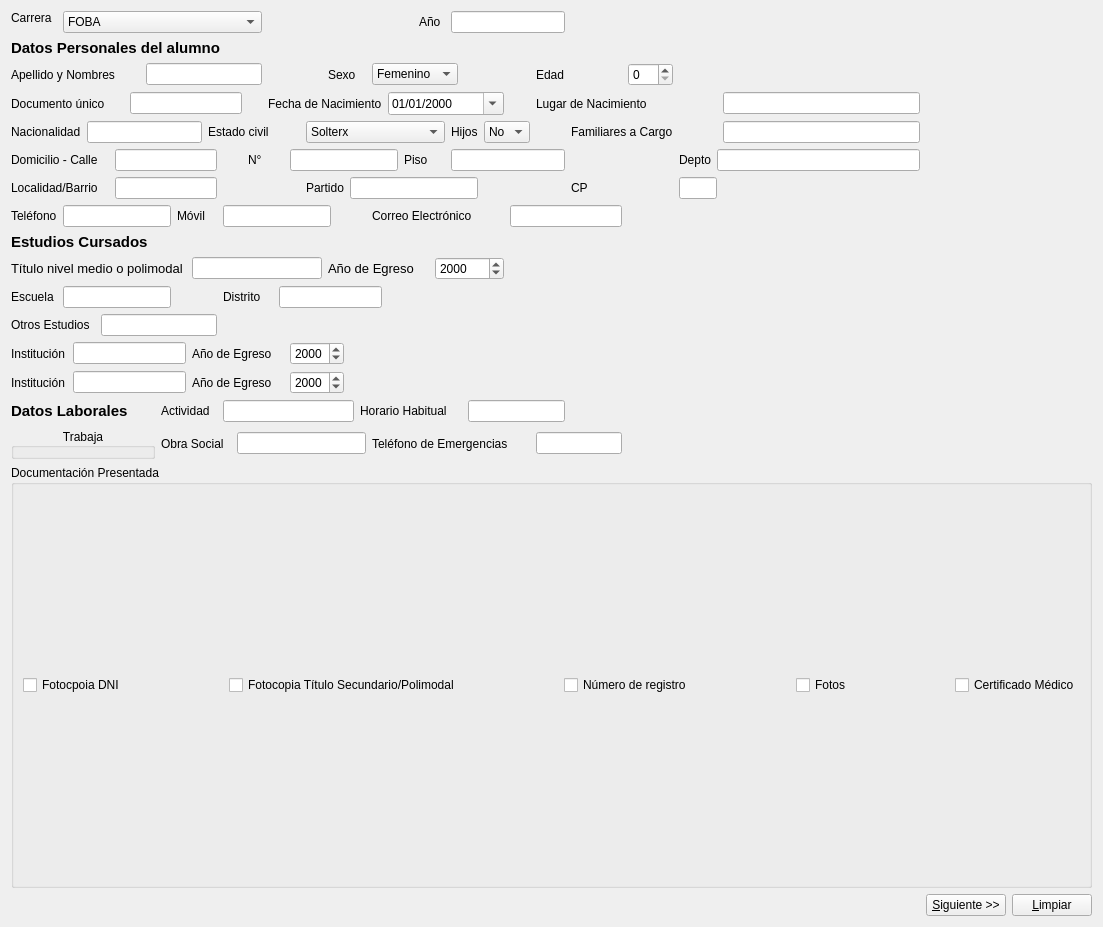
<?xml version="1.0" encoding="UTF-8"?>
<ui version="4.0">
 <class>Form</class>
 <widget class="QWidget" name="Form">
  <property name="geometry">
   <rect>
    <x>0</x>
    <y>0</y>
    <width>1103</width>
    <height>927</height>
   </rect>
  </property>
  <property name="sizePolicy">
   <sizepolicy hsizetype="Expanding" vsizetype="Expanding">
    <horstretch>0</horstretch>
    <verstretch>0</verstretch>
   </sizepolicy>
  </property>
  <property name="baseSize">
   <size>
    <width>1000</width>
    <height>800</height>
   </size>
  </property>
  <property name="windowTitle">
   <string>Form</string>
  </property>
  <layout class="QGridLayout" name="gridLayout">
   <item row="16" column="8" colspan="5">
    <widget class="QLabel" name="label_36">
     <property name="enabled">
      <bool>true</bool>
     </property>
     <property name="text">
      <string>Obra Social</string>
     </property>
     <property name="buddy">
      <cstring>lnOS</cstring>
     </property>
    </widget>
   </item>
   <item row="16" column="13" colspan="9">
    <widget class="QLineEdit" name="lnOS">
     <property name="enabled">
      <bool>true</bool>
     </property>
    </widget>
   </item>
   <item row="16" column="22" colspan="9">
    <widget class="QLabel" name="label_37">
     <property name="enabled">
      <bool>true</bool>
     </property>
     <property name="text">
      <string>Teléfono de Emergencias</string>
     </property>
     <property name="buddy">
      <cstring>lnTelEmer</cstring>
     </property>
    </widget>
   </item>
   <item row="16" column="31" colspan="2">
    <widget class="QLineEdit" name="lnTelEmer">
     <property name="enabled">
      <bool>true</bool>
     </property>
     <property name="sizePolicy">
      <sizepolicy hsizetype="Preferred" vsizetype="Fixed">
       <horstretch>0</horstretch>
       <verstretch>0</verstretch>
      </sizepolicy>
     </property>
    </widget>
   </item>
   <item row="15" column="8" colspan="4">
    <widget class="QLabel" name="label_23">
     <property name="enabled">
      <bool>true</bool>
     </property>
     <property name="text">
      <string>Actividad</string>
     </property>
     <property name="buddy">
      <cstring>lnAct</cstring>
     </property>
    </widget>
   </item>
   <item row="17" column="0" colspan="39">
    <widget class="QGroupBox" name="gBDocs">
     <property name="title">
      <string>Documentación Presentada</string>
     </property>
     <layout class="QGridLayout" name="gridLayout_2">
      <item row="0" column="0">
       <widget class="QCheckBox" name="cBDni">
        <property name="text">
         <string>Fotocpoia DNI</string>
        </property>
       </widget>
      </item>
      <item row="0" column="1">
       <spacer name="horizontalSpacer_11">
        <property name="orientation">
         <enum>Qt::Horizontal</enum>
        </property>
        <property name="sizeHint" stdset="0">
         <size>
          <width>99</width>
          <height>20</height>
         </size>
        </property>
       </spacer>
      </item>
      <item row="0" column="2">
       <widget class="QCheckBox" name="cBTit">
        <property name="text">
         <string>Fotocopia Título Secundario/Polimodal</string>
        </property>
       </widget>
      </item>
      <item row="0" column="3">
       <spacer name="horizontalSpacer_12">
        <property name="orientation">
         <enum>Qt::Horizontal</enum>
        </property>
        <property name="sizeHint" stdset="0">
         <size>
          <width>99</width>
          <height>20</height>
         </size>
        </property>
       </spacer>
      </item>
      <item row="0" column="4">
       <widget class="QCheckBox" name="cBReg">
        <property name="text">
         <string>Número de registro</string>
        </property>
       </widget>
      </item>
      <item row="0" column="5">
       <spacer name="horizontalSpacer_13">
        <property name="orientation">
         <enum>Qt::Horizontal</enum>
        </property>
        <property name="sizeHint" stdset="0">
         <size>
          <width>99</width>
          <height>20</height>
         </size>
        </property>
       </spacer>
      </item>
      <item row="0" column="6">
       <widget class="QCheckBox" name="cBFoto">
        <property name="sizePolicy">
         <sizepolicy hsizetype="Maximum" vsizetype="Expanding">
          <horstretch>0</horstretch>
          <verstretch>0</verstretch>
         </sizepolicy>
        </property>
        <property name="text">
         <string>Fotos</string>
        </property>
       </widget>
      </item>
      <item row="0" column="7">
       <spacer name="horizontalSpacer_14">
        <property name="orientation">
         <enum>Qt::Horizontal</enum>
        </property>
        <property name="sizeHint" stdset="0">
         <size>
          <width>99</width>
          <height>20</height>
         </size>
        </property>
       </spacer>
      </item>
      <item row="0" column="8">
       <widget class="QCheckBox" name="cBCert">
        <property name="text">
         <string>Certificado Médico</string>
        </property>
       </widget>
      </item>
     </layout>
    </widget>
   </item>
   <item row="18" column="37">
    <widget class="QPushButton" name="BtnOk">
     <property name="text">
      <string>&amp;Siguiente &gt;&gt;</string>
     </property>
    </widget>
   </item>
   <item row="18" column="38">
    <widget class="QPushButton" name="BtnCancel">
     <property name="text">
      <string>&amp;Limpiar</string>
     </property>
    </widget>
   </item>
   <item row="0" column="0">
    <widget class="QLabel" name="label">
     <property name="text">
      <string>Carrera</string>
     </property>
     <property name="buddy">
      <cstring>cBCarrera</cstring>
     </property>
    </widget>
   </item>
   <item row="7" column="18" colspan="2">
    <widget class="QLabel" name="label_18">
     <property name="text">
      <string>Partido</string>
     </property>
     <property name="buddy">
      <cstring>lnPartido</cstring>
     </property>
    </widget>
   </item>
   <item row="7" column="20" colspan="9">
    <widget class="QLineEdit" name="lnPartido"/>
   </item>
   <item row="7" column="29" colspan="3">
    <spacer name="horizontalSpacer_9">
     <property name="orientation">
      <enum>Qt::Horizontal</enum>
     </property>
     <property name="sizeType">
      <enum>QSizePolicy::Preferred</enum>
     </property>
     <property name="sizeHint" stdset="0">
      <size>
       <width>86</width>
       <height>13</height>
      </size>
     </property>
    </spacer>
   </item>
   <item row="7" column="32">
    <widget class="QLabel" name="label_19">
     <property name="text">
      <string>CP</string>
     </property>
     <property name="buddy">
      <cstring>lnCP</cstring>
     </property>
    </widget>
   </item>
   <item row="14" column="2" colspan="8">
    <widget class="QLineEdit" name="lnInsti2"/>
   </item>
   <item row="14" column="10" colspan="7">
    <widget class="QLabel" name="label_32">
     <property name="text">
      <string>Año de Egreso</string>
     </property>
    </widget>
   </item>
   <item row="14" column="17" colspan="3">
    <widget class="QDateEdit" name="dEEgr_3">
     <property name="currentSection">
      <enum>QDateTimeEdit::YearSection</enum>
     </property>
     <property name="displayFormat">
      <string>yyyy</string>
     </property>
     <property name="calendarPopup">
      <bool>false</bool>
     </property>
    </widget>
   </item>
   <item row="15" column="0" colspan="7">
    <widget class="QLabel" name="label_34">
     <property name="text">
      <string>&lt;html&gt;&lt;head/&gt;&lt;body&gt;&lt;p&gt;&lt;span style=&quot; font-size:11pt; font-weight:600;&quot;&gt;Datos Laborales&lt;/span&gt;&lt;/p&gt;&lt;/body&gt;&lt;/html&gt;</string>
     </property>
    </widget>
   </item>
   <item row="5" column="27" colspan="2">
    <widget class="QLabel" name="label_11">
     <property name="text">
      <string>Hijos</string>
     </property>
     <property name="buddy">
      <cstring>cBHijos</cstring>
     </property>
    </widget>
   </item>
   <item row="5" column="29" colspan="2">
    <widget class="QComboBox" name="cBHijos">
     <item>
      <property name="text">
       <string>No</string>
      </property>
     </item>
     <item>
      <property name="text">
       <string>1</string>
      </property>
     </item>
     <item>
      <property name="text">
       <string>2</string>
      </property>
     </item>
     <item>
      <property name="text">
       <string>3</string>
      </property>
     </item>
     <item>
      <property name="text">
       <string>4</string>
      </property>
     </item>
     <item>
      <property name="text">
       <string>5</string>
      </property>
     </item>
     <item>
      <property name="text">
       <string>6</string>
      </property>
     </item>
     <item>
      <property name="text">
       <string>7</string>
      </property>
     </item>
     <item>
      <property name="text">
       <string>8</string>
      </property>
     </item>
     <item>
      <property name="text">
       <string>9</string>
      </property>
     </item>
     <item>
      <property name="text">
       <string>10</string>
      </property>
     </item>
    </widget>
   </item>
   <item row="5" column="32" colspan="2">
    <widget class="QLabel" name="label_12">
     <property name="text">
      <string>Familiares a Cargo</string>
     </property>
     <property name="buddy">
      <cstring>lnFamiliar</cstring>
     </property>
    </widget>
   </item>
   <item row="5" column="36">
    <widget class="QLineEdit" name="lnFamiliar"/>
   </item>
   <item row="6" column="5" colspan="7">
    <widget class="QLineEdit" name="lnCalle"/>
   </item>
   <item row="4" column="0" colspan="5">
    <widget class="QLabel" name="label_7">
     <property name="text">
      <string>Documento único</string>
     </property>
     <property name="buddy">
      <cstring>lnDni</cstring>
     </property>
    </widget>
   </item>
   <item row="4" column="6" colspan="8">
    <widget class="QLineEdit" name="lnDni">
     <property name="sizePolicy">
      <sizepolicy hsizetype="Preferred" vsizetype="Fixed">
       <horstretch>0</horstretch>
       <verstretch>0</verstretch>
      </sizepolicy>
     </property>
    </widget>
   </item>
   <item row="6" column="0" colspan="5">
    <widget class="QLabel" name="label_13">
     <property name="text">
      <string>Domicilio - Calle</string>
     </property>
     <property name="buddy">
      <cstring>lnCalle</cstring>
     </property>
    </widget>
   </item>
   <item row="13" column="10" colspan="7">
    <widget class="QLabel" name="label_31">
     <property name="text">
      <string>Año de Egreso</string>
     </property>
    </widget>
   </item>
   <item row="13" column="17" colspan="3">
    <widget class="QDateEdit" name="dEEgr_2">
     <property name="currentSection">
      <enum>QDateTimeEdit::YearSection</enum>
     </property>
     <property name="displayFormat">
      <string>yyyy</string>
     </property>
     <property name="calendarPopup">
      <bool>false</bool>
     </property>
    </widget>
   </item>
   <item row="14" column="0" colspan="2">
    <widget class="QLabel" name="label_30">
     <property name="text">
      <string>Institución</string>
     </property>
     <property name="buddy">
      <cstring>lnInsti2</cstring>
     </property>
    </widget>
   </item>
   <item row="0" column="1" rowspan="2" colspan="14">
    <widget class="QComboBox" name="cBCarrera">
     <property name="sizePolicy">
      <sizepolicy hsizetype="Expanding" vsizetype="Fixed">
       <horstretch>0</horstretch>
       <verstretch>0</verstretch>
      </sizepolicy>
     </property>
     <item>
      <property name="text">
       <string>FOBA</string>
      </property>
     </item>
     <item>
      <property name="text">
       <string>Tecnicatura</string>
      </property>
     </item>
     <item>
      <property name="text">
       <string>Profesorado de Artes Plásticas</string>
      </property>
     </item>
     <item>
      <property name="text">
       <string>Cursos Extraprogramáticos</string>
      </property>
     </item>
    </widget>
   </item>
   <item row="11" column="0">
    <widget class="QLabel" name="label_27">
     <property name="text">
      <string>Escuela</string>
     </property>
     <property name="buddy">
      <cstring>lnEscuela</cstring>
     </property>
    </widget>
   </item>
   <item row="11" column="1" colspan="8">
    <widget class="QLineEdit" name="lnEscuela">
     <property name="sizePolicy">
      <sizepolicy hsizetype="Expanding" vsizetype="Fixed">
       <horstretch>0</horstretch>
       <verstretch>0</verstretch>
      </sizepolicy>
     </property>
    </widget>
   </item>
   <item row="11" column="9" colspan="3">
    <spacer name="horizontalSpacer_10">
     <property name="orientation">
      <enum>Qt::Horizontal</enum>
     </property>
     <property name="sizeType">
      <enum>QSizePolicy::Preferred</enum>
     </property>
     <property name="sizeHint" stdset="0">
      <size>
       <width>42</width>
       <height>20</height>
      </size>
     </property>
    </spacer>
   </item>
   <item row="11" column="12" colspan="4">
    <widget class="QLabel" name="label_25">
     <property name="text">
      <string>Distrito</string>
     </property>
     <property name="buddy">
      <cstring>lnDistrito</cstring>
     </property>
    </widget>
   </item>
   <item row="10" column="0" colspan="10">
    <widget class="QLabel" name="label_24">
     <property name="text">
      <string>&lt;html&gt;&lt;head/&gt;&lt;body&gt;&lt;p&gt;&lt;span style=&quot; font-size:10pt;&quot;&gt;Título nivel medio o polimodal&lt;/span&gt;&lt;/p&gt;&lt;/body&gt;&lt;/html&gt;</string>
     </property>
     <property name="buddy">
      <cstring>lntitulo</cstring>
     </property>
    </widget>
   </item>
   <item row="10" column="10" colspan="9">
    <widget class="QLineEdit" name="lntitulo"/>
   </item>
   <item row="10" column="19" colspan="7">
    <widget class="QLabel" name="label_26">
     <property name="text">
      <string>&lt;html&gt;&lt;head/&gt;&lt;body&gt;&lt;p&gt;&lt;span style=&quot; font-size:10pt;&quot;&gt;Año de Egreso&lt;/span&gt;&lt;/p&gt;&lt;/body&gt;&lt;/html&gt;</string>
     </property>
    </widget>
   </item>
   <item row="10" column="26" colspan="4">
    <widget class="QDateEdit" name="dEEgr">
     <property name="currentSection">
      <enum>QDateTimeEdit::YearSection</enum>
     </property>
     <property name="displayFormat">
      <string>yyyy</string>
     </property>
     <property name="calendarPopup">
      <bool>false</bool>
     </property>
    </widget>
   </item>
   <item row="5" column="0" colspan="3">
    <widget class="QLabel" name="label_38">
     <property name="text">
      <string>Nacionalidad</string>
     </property>
     <property name="buddy">
      <cstring>lnNac</cstring>
     </property>
    </widget>
   </item>
   <item row="5" column="3" colspan="8">
    <widget class="QLineEdit" name="lnNac"/>
   </item>
   <item row="5" column="11" colspan="6">
    <widget class="QLabel" name="label_10">
     <property name="text">
      <string>Estado civil</string>
     </property>
     <property name="buddy">
      <cstring>cBCivil</cstring>
     </property>
    </widget>
   </item>
   <item row="5" column="18" colspan="9">
    <widget class="QComboBox" name="cBCivil">
     <item>
      <property name="text">
       <string>Solterx</string>
      </property>
     </item>
     <item>
      <property name="text">
       <string>Casadx</string>
      </property>
     </item>
     <item>
      <property name="text">
       <string>Divorciadx</string>
      </property>
     </item>
     <item>
      <property name="text">
       <string>En Convivencia</string>
      </property>
     </item>
    </widget>
   </item>
   <item row="3" column="19" colspan="3">
    <widget class="QLabel" name="label_5">
     <property name="text">
      <string>Sexo</string>
     </property>
     <property name="buddy">
      <cstring>cBSexo</cstring>
     </property>
    </widget>
   </item>
   <item row="3" column="22" colspan="6">
    <widget class="QComboBox" name="cBSexo">
     <property name="sizePolicy">
      <sizepolicy hsizetype="Maximum" vsizetype="Fixed">
       <horstretch>0</horstretch>
       <verstretch>0</verstretch>
      </sizepolicy>
     </property>
     <item>
      <property name="text">
       <string>Femenino</string>
      </property>
     </item>
     <item>
      <property name="text">
       <string>Masculino</string>
      </property>
     </item>
    </widget>
   </item>
   <item row="3" column="28" colspan="2">
    <spacer name="horizontalSpacer">
     <property name="orientation">
      <enum>Qt::Horizontal</enum>
     </property>
     <property name="sizeType">
      <enum>QSizePolicy::Preferred</enum>
     </property>
     <property name="sizeHint" stdset="0">
      <size>
       <width>34</width>
       <height>20</height>
      </size>
     </property>
    </spacer>
   </item>
   <item row="3" column="31">
    <widget class="QLabel" name="label_6">
     <property name="text">
      <string>Edad</string>
     </property>
    </widget>
   </item>
   <item row="6" column="34">
    <widget class="QLabel" name="label_16">
     <property name="text">
      <string>Depto</string>
     </property>
     <property name="buddy">
      <cstring>lnDepto</cstring>
     </property>
    </widget>
   </item>
   <item row="6" column="35" colspan="2">
    <widget class="QLineEdit" name="lnDepto">
     <property name="sizePolicy">
      <sizepolicy hsizetype="Minimum" vsizetype="Fixed">
       <horstretch>0</horstretch>
       <verstretch>0</verstretch>
      </sizepolicy>
     </property>
    </widget>
   </item>
   <item row="7" column="0" colspan="5">
    <widget class="QLabel" name="label_17">
     <property name="text">
      <string>Localidad/Barrio</string>
     </property>
     <property name="buddy">
      <cstring>lnLocal</cstring>
     </property>
    </widget>
   </item>
   <item row="15" column="12" colspan="9">
    <widget class="QLineEdit" name="lnAct">
     <property name="enabled">
      <bool>true</bool>
     </property>
    </widget>
   </item>
   <item row="3" column="7" colspan="8">
    <widget class="QLineEdit" name="lnNombre"/>
   </item>
   <item row="12" column="4" colspan="8">
    <widget class="QLineEdit" name="lnOtros"/>
   </item>
   <item row="3" column="33">
    <widget class="QSpinBox" name="sBEdad"/>
   </item>
   <item row="2" column="0" colspan="13">
    <widget class="QLabel" name="label_3">
     <property name="text">
      <string>&lt;html&gt;&lt;head/&gt;&lt;body&gt;&lt;p&gt;&lt;span style=&quot; font-size:11pt; font-weight:600;&quot;&gt;Datos Personales del alumno&lt;/span&gt;&lt;/p&gt;&lt;/body&gt;&lt;/html&gt;</string>
     </property>
    </widget>
   </item>
   <item row="7" column="34" colspan="2">
    <widget class="QLineEdit" name="lnCP">
     <property name="sizePolicy">
      <sizepolicy hsizetype="Preferred" vsizetype="Fixed">
       <horstretch>0</horstretch>
       <verstretch>0</verstretch>
      </sizepolicy>
     </property>
    </widget>
   </item>
   <item row="8" column="0">
    <widget class="QLabel" name="label_20">
     <property name="text">
      <string>Teléfono</string>
     </property>
     <property name="buddy">
      <cstring>lnTel</cstring>
     </property>
    </widget>
   </item>
   <item row="8" column="1" colspan="8">
    <widget class="QLineEdit" name="lnTel">
     <property name="sizePolicy">
      <sizepolicy hsizetype="Preferred" vsizetype="Fixed">
       <horstretch>0</horstretch>
       <verstretch>0</verstretch>
      </sizepolicy>
     </property>
    </widget>
   </item>
   <item row="8" column="9" colspan="3">
    <widget class="QLabel" name="label_21">
     <property name="text">
      <string>Móvil</string>
     </property>
     <property name="buddy">
      <cstring>lnMov</cstring>
     </property>
    </widget>
   </item>
   <item row="6" column="14">
    <widget class="QLabel" name="label_14">
     <property name="text">
      <string>N°</string>
     </property>
     <property name="buddy">
      <cstring>lnNum</cstring>
     </property>
    </widget>
   </item>
   <item row="6" column="17" colspan="7">
    <widget class="QLineEdit" name="lnNum">
     <property name="sizePolicy">
      <sizepolicy hsizetype="Fixed" vsizetype="Fixed">
       <horstretch>0</horstretch>
       <verstretch>0</verstretch>
      </sizepolicy>
     </property>
    </widget>
   </item>
   <item row="6" column="24" colspan="3">
    <widget class="QLabel" name="label_15">
     <property name="text">
      <string>Piso</string>
     </property>
     <property name="buddy">
      <cstring>lnPiso</cstring>
     </property>
    </widget>
   </item>
   <item row="6" column="27" colspan="5">
    <widget class="QLineEdit" name="lnPiso">
     <property name="sizePolicy">
      <sizepolicy hsizetype="Minimum" vsizetype="Fixed">
       <horstretch>0</horstretch>
       <verstretch>0</verstretch>
      </sizepolicy>
     </property>
    </widget>
   </item>
   <item row="0" column="25" rowspan="2" colspan="2">
    <widget class="QLabel" name="label_2">
     <property name="text">
      <string>Año</string>
     </property>
     <property name="buddy">
      <cstring>lnCiclo</cstring>
     </property>
    </widget>
   </item>
   <item row="11" column="16" colspan="7">
    <widget class="QLineEdit" name="lnDistrito">
     <property name="sizePolicy">
      <sizepolicy hsizetype="Expanding" vsizetype="Fixed">
       <horstretch>0</horstretch>
       <verstretch>0</verstretch>
      </sizepolicy>
     </property>
    </widget>
   </item>
   <item row="12" column="0" colspan="4">
    <widget class="QLabel" name="label_28">
     <property name="text">
      <string>Otros Estudios</string>
     </property>
     <property name="buddy">
      <cstring>lnOtros</cstring>
     </property>
    </widget>
   </item>
   <item row="13" column="0" colspan="2">
    <widget class="QLabel" name="label_29">
     <property name="text">
      <string>Institución</string>
     </property>
     <property name="buddy">
      <cstring>lnInsti1</cstring>
     </property>
    </widget>
   </item>
   <item row="13" column="2" colspan="8">
    <widget class="QLineEdit" name="lnInsti1"/>
   </item>
   <item row="7" column="5" colspan="7">
    <widget class="QLineEdit" name="lnLocal"/>
   </item>
   <item row="7" column="14" colspan="4">
    <spacer name="horizontalSpacer_8">
     <property name="orientation">
      <enum>Qt::Horizontal</enum>
     </property>
     <property name="sizeType">
      <enum>QSizePolicy::Preferred</enum>
     </property>
     <property name="sizeHint" stdset="0">
      <size>
       <width>50</width>
       <height>13</height>
      </size>
     </property>
    </spacer>
   </item>
   <item row="3" column="17" colspan="2">
    <spacer name="horizontalSpacer_2">
     <property name="orientation">
      <enum>Qt::Horizontal</enum>
     </property>
     <property name="sizeType">
      <enum>QSizePolicy::Preferred</enum>
     </property>
     <property name="sizeHint" stdset="0">
      <size>
       <width>35</width>
       <height>20</height>
      </size>
     </property>
    </spacer>
   </item>
   <item row="0" column="15" rowspan="2" colspan="10">
    <spacer name="horizontalSpacer_3">
     <property name="orientation">
      <enum>Qt::Horizontal</enum>
     </property>
     <property name="sizeType">
      <enum>QSizePolicy::Preferred</enum>
     </property>
     <property name="sizeHint" stdset="0">
      <size>
       <width>159</width>
       <height>20</height>
      </size>
     </property>
    </spacer>
   </item>
   <item row="0" column="27" rowspan="2" colspan="5">
    <widget class="QLineEdit" name="lnCiclo">
     <property name="sizePolicy">
      <sizepolicy hsizetype="Preferred" vsizetype="Fixed">
       <horstretch>0</horstretch>
       <verstretch>0</verstretch>
      </sizepolicy>
     </property>
     <property name="toolTip">
      <string>Año del Ciclo Lectivo</string>
     </property>
     <property name="inputMethodHints">
      <set>Qt::ImhExclusiveInputMask</set>
     </property>
     <property name="inputMask">
      <string>9999</string>
     </property>
     <property name="cursorPosition">
      <number>0</number>
     </property>
     <property name="cursorMoveStyle">
      <enum>Qt::VisualMoveStyle</enum>
     </property>
    </widget>
   </item>
   <item row="3" column="0" colspan="6">
    <widget class="QLabel" name="label_4">
     <property name="text">
      <string>Apellido y Nombres</string>
     </property>
     <property name="buddy">
      <cstring>lnNombre</cstring>
     </property>
    </widget>
   </item>
   <item row="15" column="21" colspan="7">
    <widget class="QLabel" name="label_35">
     <property name="enabled">
      <bool>true</bool>
     </property>
     <property name="text">
      <string>Horario Habitual</string>
     </property>
     <property name="buddy">
      <cstring>lnHorario</cstring>
     </property>
    </widget>
   </item>
   <item row="15" column="28" colspan="4">
    <widget class="QLineEdit" name="lnHorario">
     <property name="enabled">
      <bool>true</bool>
     </property>
     <property name="sizePolicy">
      <sizepolicy hsizetype="Maximum" vsizetype="Fixed">
       <horstretch>0</horstretch>
       <verstretch>0</verstretch>
      </sizepolicy>
     </property>
     <property name="maximumSize">
      <size>
       <width>16777215</width>
       <height>16777215</height>
      </size>
     </property>
    </widget>
   </item>
   <item row="16" column="0" colspan="8">
    <widget class="QGroupBox" name="gBoxTrab">
     <property name="enabled">
      <bool>true</bool>
     </property>
     <property name="layoutDirection">
      <enum>Qt::LeftToRight</enum>
     </property>
     <property name="title">
      <string>Trabaja</string>
     </property>
     <property name="alignment">
      <set>Qt::AlignCenter</set>
     </property>
     <widget class="QRadioButton" name="rBtnSi">
      <property name="geometry">
       <rect>
        <x>10</x>
        <y>30</y>
        <width>31</width>
        <height>20</height>
       </rect>
      </property>
      <property name="text">
       <string>Sí</string>
      </property>
     </widget>
     <widget class="QRadioButton" name="rBtnNo">
      <property name="geometry">
       <rect>
        <x>60</x>
        <y>30</y>
        <width>41</width>
        <height>20</height>
       </rect>
      </property>
      <property name="text">
       <string>No</string>
      </property>
      <property name="checked">
       <bool>true</bool>
      </property>
     </widget>
    </widget>
   </item>
   <item row="4" column="15" colspan="8">
    <widget class="QLabel" name="label_8">
     <property name="text">
      <string>Fecha de Nacimiento</string>
     </property>
     <property name="buddy">
      <cstring>dENac</cstring>
     </property>
    </widget>
   </item>
   <item row="4" column="23" colspan="7">
    <widget class="QDateEdit" name="dENac">
     <property name="inputMethodHints">
      <set>Qt::ImhPreferNumbers</set>
     </property>
     <property name="wrapping">
      <bool>true</bool>
     </property>
     <property name="accelerated">
      <bool>true</bool>
     </property>
     <property name="displayFormat">
      <string>dd/MM/yyyy</string>
     </property>
     <property name="calendarPopup">
      <bool>true</bool>
     </property>
    </widget>
   </item>
   <item row="4" column="31" colspan="3">
    <widget class="QLabel" name="label_9">
     <property name="text">
      <string>Lugar de Nacimiento</string>
     </property>
     <property name="buddy">
      <cstring>lnLugar</cstring>
     </property>
    </widget>
   </item>
   <item row="4" column="36">
    <widget class="QLineEdit" name="lnLugar"/>
   </item>
   <item row="8" column="12" colspan="9">
    <widget class="QLineEdit" name="lnMov">
     <property name="sizePolicy">
      <sizepolicy hsizetype="Maximum" vsizetype="Fixed">
       <horstretch>0</horstretch>
       <verstretch>0</verstretch>
      </sizepolicy>
     </property>
    </widget>
   </item>
   <item row="8" column="22" colspan="8">
    <widget class="QLabel" name="label_22">
     <property name="text">
      <string>Correo Electrónico</string>
     </property>
     <property name="buddy">
      <cstring>lnMail</cstring>
     </property>
    </widget>
   </item>
   <item row="8" column="30" colspan="3">
    <widget class="QLineEdit" name="lnMail">
     <property name="sizePolicy">
      <sizepolicy hsizetype="Expanding" vsizetype="Fixed">
       <horstretch>100</horstretch>
       <verstretch>0</verstretch>
      </sizepolicy>
     </property>
    </widget>
   </item>
   <item row="9" column="0" colspan="8">
    <widget class="QLabel" name="label_33">
     <property name="text">
      <string>&lt;html&gt;&lt;head/&gt;&lt;body&gt;&lt;p&gt;&lt;span style=&quot; font-size:11pt; font-weight:600;&quot;&gt;Estudios Cursados&lt;/span&gt;&lt;/p&gt;&lt;/body&gt;&lt;/html&gt;</string>
     </property>
    </widget>
   </item>
  </layout>
 </widget>
 <tabstops>
  <tabstop>cBCarrera</tabstop>
  <tabstop>lnCiclo</tabstop>
  <tabstop>lnNombre</tabstop>
  <tabstop>cBSexo</tabstop>
  <tabstop>sBEdad</tabstop>
  <tabstop>lnDni</tabstop>
  <tabstop>dENac</tabstop>
  <tabstop>lnLugar</tabstop>
  <tabstop>lnDepto</tabstop>
  <tabstop>lnNum</tabstop>
  <tabstop>lnCalle</tabstop>
  <tabstop>lnPartido</tabstop>
  <tabstop>lnLocal</tabstop>
  <tabstop>lnTel</tabstop>
  <tabstop>lnCP</tabstop>
  <tabstop>lnPiso</tabstop>
  <tabstop>cBHijos</tabstop>
  <tabstop>lnFamiliar</tabstop>
  <tabstop>lnMov</tabstop>
  <tabstop>lnMail</tabstop>
  <tabstop>BtnOk</tabstop>
  <tabstop>BtnCancel</tabstop>
  <tabstop>rBtnSi</tabstop>
  <tabstop>rBtnNo</tabstop>
  <tabstop>cBDni</tabstop>
  <tabstop>cBTit</tabstop>
  <tabstop>cBReg</tabstop>
  <tabstop>cBFoto</tabstop>
  <tabstop>cBCert</tabstop>
  <tabstop>lnAct</tabstop>
  <tabstop>lnHorario</tabstop>
  <tabstop>lnOS</tabstop>
  <tabstop>lnTelEmer</tabstop>
  <tabstop>cBCivil</tabstop>
  <tabstop>lntitulo</tabstop>
  <tabstop>dEEgr</tabstop>
  <tabstop>lnEscuela</tabstop>
  <tabstop>lnDistrito</tabstop>
  <tabstop>lnOtros</tabstop>
  <tabstop>lnInsti1</tabstop>
  <tabstop>dEEgr_2</tabstop>
  <tabstop>lnInsti2</tabstop>
  <tabstop>dEEgr_3</tabstop>
 </tabstops>
 <resources/>
 <connections/>
</ui>
